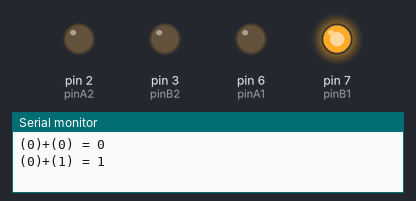
A sketch run on a simulated Arduino Uno, built with avr-gcc and run on an emulated ATmega328P. On the bench: output pins drawn as LEDs (lit = HIGH), the last lines printed to the serial monitor.

Above: at 2.1 s.
At 8.1 s:
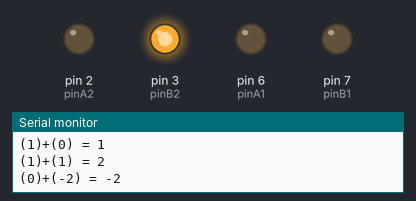
At 12.1 s:
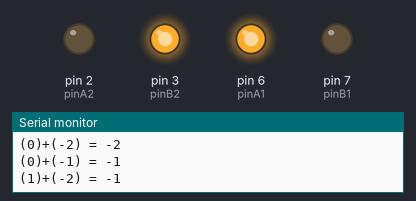
At 16.1 s:
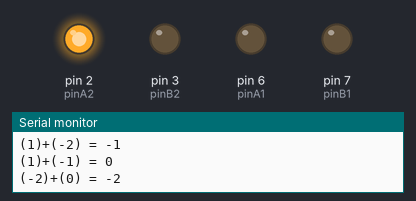
At 24.1 s:
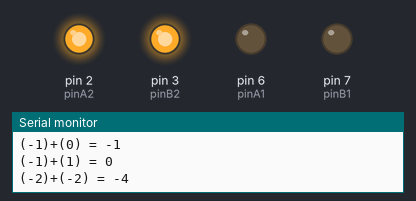
At 32.1 s:
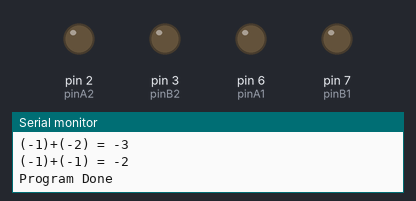
Timing chart, 0 to 33.6 s (numbered marks = the images above):
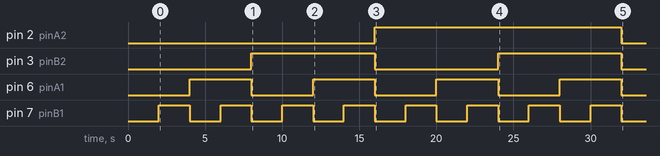

The sketch:

twoBitAdderTwosComplement.ino
```cpp
// Created by Aimar Fernandez
// Created on Mar 2026
// This program cycles through all possibilities of a full adder

const int pinA1 = 6;
const int pinA2 = 2;
const int pinB1 = 7;
const int pinB2 = 3;
int aDecimalValue;
int bDecimalValue;

void setup() {
    // serial output
    Serial.begin(9600);

    // pin set up
    pinMode(pinA1, OUTPUT);
    pinMode(pinA2, OUTPUT);
    pinMode(pinB1, OUTPUT);
    pinMode(pinB2, OUTPUT);
    digitalWrite(pinA1, 0);
    digitalWrite(pinA2, 0);
    digitalWrite(pinB1, 0);
    digitalWrite(pinB2, 0);

    // looping all possible inputs
    for (int a2Value = 0; a2Value <= 1; a2Value++) {
        digitalWrite(pinA2, a2Value);
        for (int b2Value = 0; b2Value <= 1; b2Value++) {
            digitalWrite(pinB2, b2Value);
            for (int a1Value = 0; a1Value <= 1; a1Value++) {
                digitalWrite(pinA1, a1Value);
                for (int b1Value = 0; b1Value <= 1; b1Value++) {
                    digitalWrite(pinB1, b1Value);

                    // a value to decimal
                    if (a2Value == 1) {
                        aDecimalValue = (a1Value - 1) - 1;
                    } else {
                        aDecimalValue = (a1Value * 1);
                    }

                    // b value to decimal
                    if (b2Value == 1) {
                        bDecimalValue = (b1Value - 1) - 1;
                    } else {
                        bDecimalValue = (b1Value * 1);
                    }

                    // show current calculation
                    Serial.print("\n(" + String((aDecimalValue)) + ")+(" + String(bDecimalValue) + ") = " + String(aDecimalValue + bDecimalValue) + "\n");
                    // wait 1 second
                    delay(2000);
                }
            }
        }
    }
    digitalWrite(pinA1, 0);
    digitalWrite(pinA2, 0);
    digitalWrite(pinB1, 0);
    digitalWrite(pinB2, 0);
    Serial.print("\nProgram Done\n");
}

void loop() {
    // not needed
}
```
